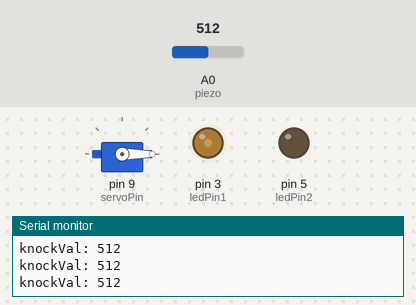
Bench run of a sketch on a simulated Arduino Uno, built with avr-gcc and run on an emulated ATmega328P. Parts: servo, output pins drawn as LEDs (lit = HIGH), the last lines printed to the serial monitor. The inputs (shaded band) are chosen by the test bench; at power-on: A0 (piezo) = 512.

Above: at 1.2 s.
1.3 s: A0 (piezo) set to 110
At 1.71 s:
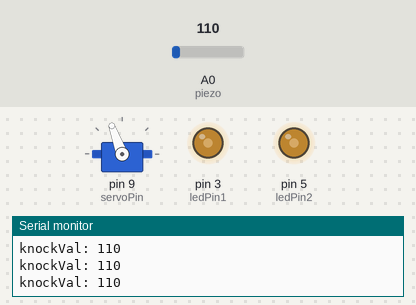
4.3 s: A0 (piezo) set to 92
At 4.51 s:
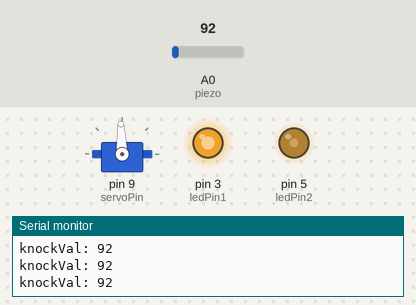
7.3 s: A0 (piezo) set to 1023
At 7.57 s:
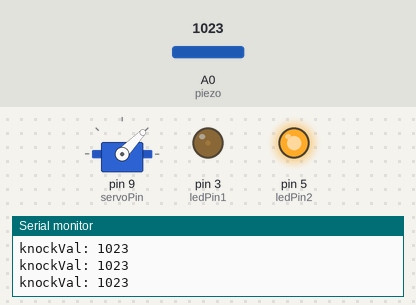
10.3 s: A0 (piezo) set to 986
At 10.73 s:
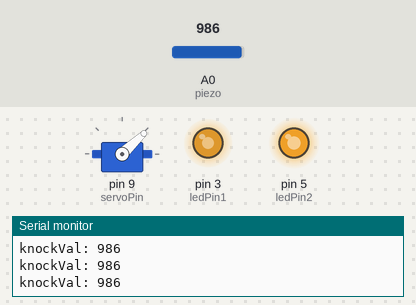
13.3 s: A0 (piezo) set to 900
At 13.54 s:
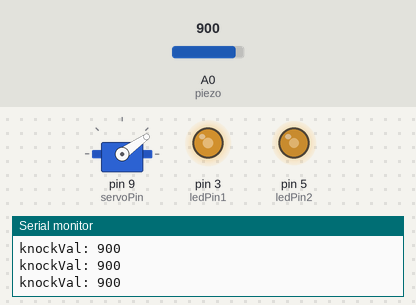
16.3 s: A0 (piezo) set to 716
At 16.66 s:
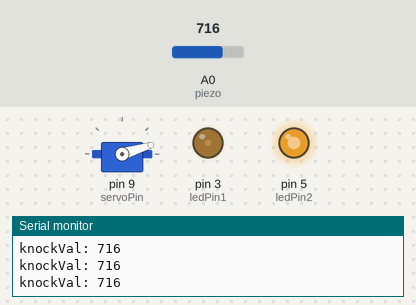
Timing chart, 0 to 20.3 s (numbered marks = the images above; inputs shaded):
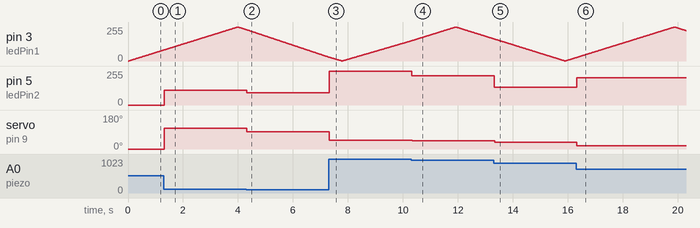

The sketch:

sketch_mar26a_Midterm.ino
```cpp
#include <Servo.h>
Servo myServo;

const int ledPin1 = 3;
const int ledPin2 = 5;
const int servoPin = 9;
const int piezo = A0;

const int quietKnock = 13;
const int loudKnock = 100;


int knockVal = 0;
int Interval = 5;
int counter = 0;
int numberOfKnocks = 0;

long preMillis = 0;
long preMillis2 = 0;
bool flipFlop = false;
bool trigger = false;


void setup() {

  myServo.attach(9);
  Serial.begin(9600);
  pinMode(ledPin1, OUTPUT);
  pinMode(ledPin2, OUTPUT);
  pinMode(servoPin, OUTPUT);
  pinMode(piezo, INPUT);

}


void loop() {

  knockVal = analogRead(piezo);
  Serial.print("knockVal: ");
  Serial.println(knockVal);

  analogWrite(ledPin1, counter);
  myServo.write(knockVal);


  if (knockVal > 50) {

    analogWrite(ledPin2, knockVal);
  } else {

    analogWrite(ledPin2, 0);
  }


  if (millis() - preMillis >= Interval) {
    preMillis = millis();
    if (flipFlop == false) {
      counter = counter + 1;

    } else {
      counter = counter - 1;
    }
  }


  if (counter >= 255) {
    flipFlop = true;
  }

  if (counter <= 0) {
    flipFlop = false;
  }
}
```

Measured:
- the behaviour switches between 100 and 99 on A0 (piezo) (found by bisection; images 1 and 2)
- the behaviour switches between 1000 and 999 on A0 (piezo) (found by bisection; images 3 and 4)
- after the input at 1.3 s, pin 5 (ledPin2): 0/255 → 110/255 at once; servo on pin 9 (servoPin): 0° → 110° at once
- after the input at 4.3 s, pin 5 (ledPin2): 110/255 → 92/255 at once; servo on pin 9 (servoPin): 110° → 92° at once
- after the input at 7.3 s, pin 5 (ledPin2): 92/255 → 255/255 at once; servo on pin 9 (servoPin): 92° → 46° at once
- after the input at 10.3 s, pin 5 (ledPin2): 255/255 → 218/255 at once; servo on pin 9 (servoPin): 46° → 43° at once
- after the input at 13.3 s, pin 5 (ledPin2): 218/255 → 132/255 at once; servo on pin 9 (servoPin): 43° → 35° at once
- after the input at 16.3 s, pin 5 (ledPin2): 132/255 → 204/255 at once; servo on pin 9 (servoPin): 35° → 17° at once
